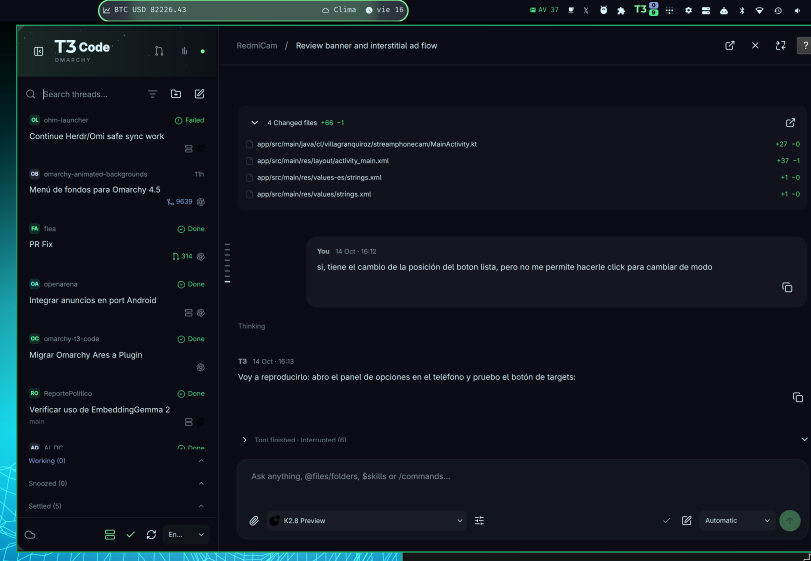
#> input picture docs/ui/reference/ot3-sidebar-and-thread.png, 2432 x 1682 px (shown at 1/3 size)
$ python make-comparisons.py
#> lines starting #> are read from the running program, lines starting #| are printed output that depends on the picture
"""Compose the evidence PNGs without changing the source screenshots (Pillow)."""
from pathlib import Path
from PIL import Image, ImageDraw, ImageFont

here = Path(__file__).resolve().parent
font_path = '/usr/share/fonts/truetype/dejavu/DejaVuSans.ttf'
font = ImageFont.truetype(font_path, 18)
small = ImageFont.truetype(font_path, 13)
reference = Image.open(here.parents[1] / 'reference/ot3-sidebar-and-thread.png').crop((40, 60, 510, 1210))
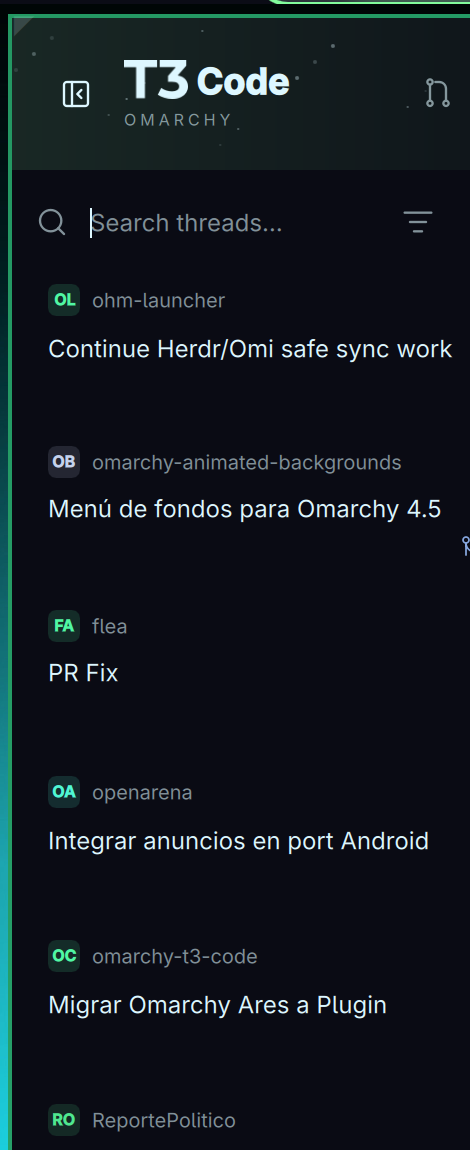
#> reference: PIL image 470x1150 RGB; mean R, G, B 17.2, 23.4, 30.2
sources = [
    ('ot3 reference: sidebar crop', reference),
    ('9df6d39 + rich fixture: Latte', Image.open(here / 'baseline-rich-home.png')),
    ('UI1i: same fixture / Latte', Image.open(here / 'after-rich-home.png')),
    ('UI1i: extra Tokyo Night view', Image.open(here / 'after-rich-dark-home.png')),
]
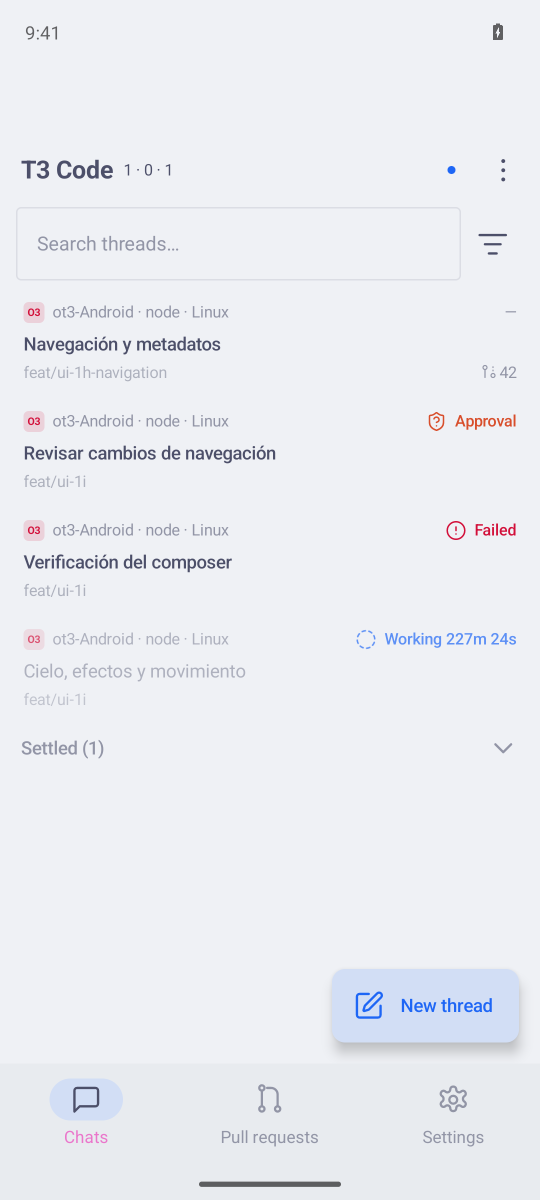
#> input picture docs/ui/compare/ui-1i/baseline-rich-home.png, 1080 x 2400 px (shown at 1/2 size)
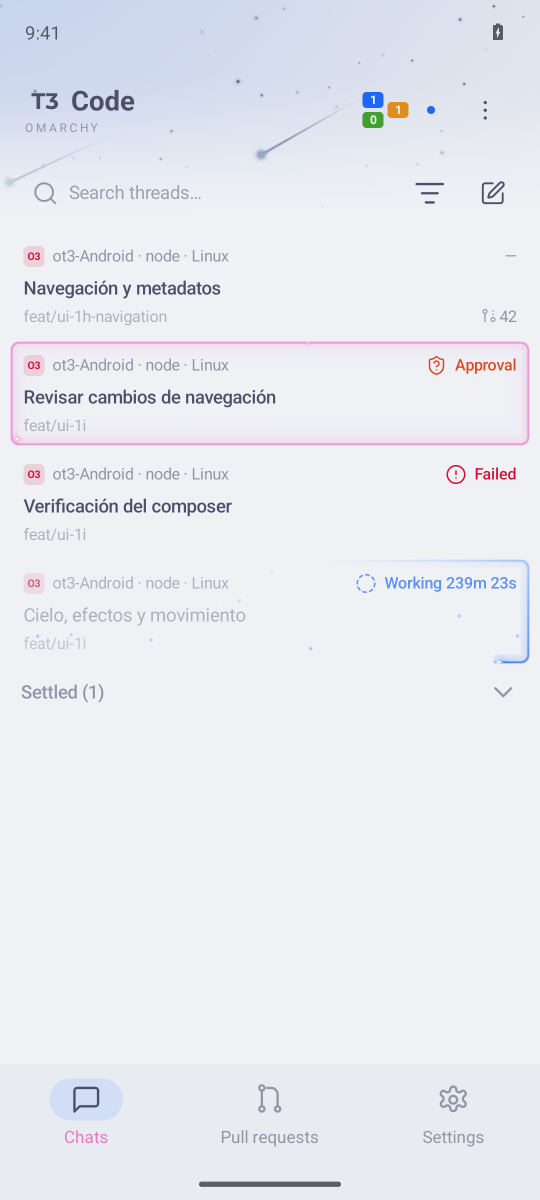
#> input picture docs/ui/compare/ui-1i/after-rich-home.png, 1080 x 2400 px (shown at 1/2 size)
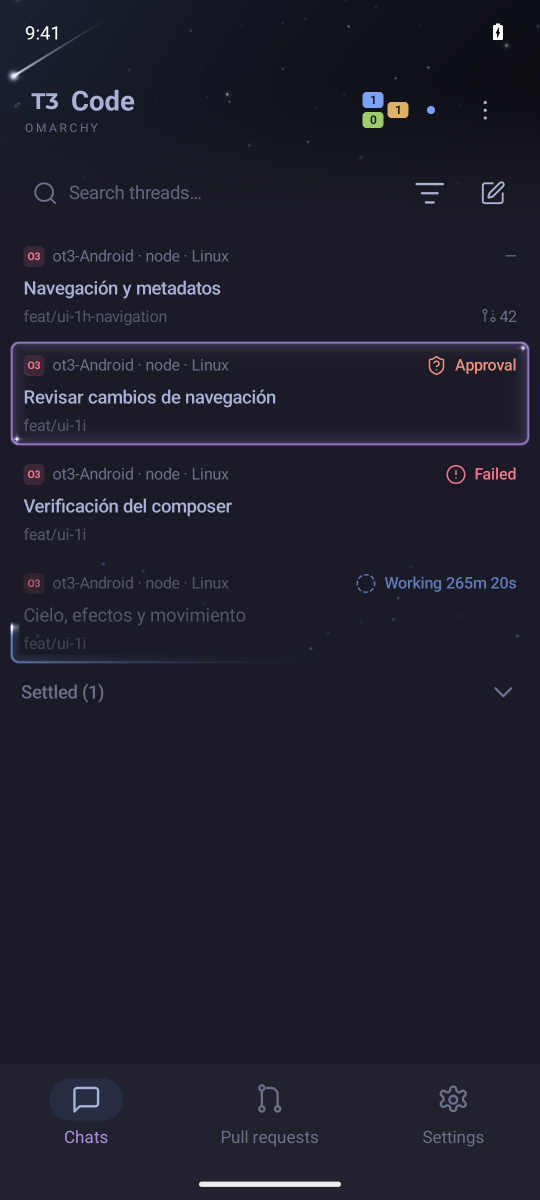
#> input picture docs/ui/compare/ui-1i/after-rich-dark-home.png, 1080 x 2400 px (shown at 1/2 size)
width, gap, top = 360, 16, 70
images = [im.resize((width, round(im.height * width / im.width))) for _, im in sources]
#> images = 4 items
out = Image.new('RGB', (gap + (width + gap) * 4, top + max(im.height for im in images) + 50), '#f6f6f6')
#> out: PIL image 1520x1001 RGB; every value is 246
draw = ImageDraw.Draw(out)
for i, ((label, _), im) in enumerate(zip(sources, images)):
    x = gap + i * (width + gap)
    draw.text((x, 12), label, font=font, fill='#222222')
    out.paste(im, (x, top))
#> this loop made 4 passes
#> (label, x) on passes 1 to 4: ('ot3 reference: sidebar crop', 16), ('9df6d39 + rich fixture: Latte', 392), ('UI1i: same fixture / Latte', 768), ('UI1i: extra Tokyo Night view', 1144)
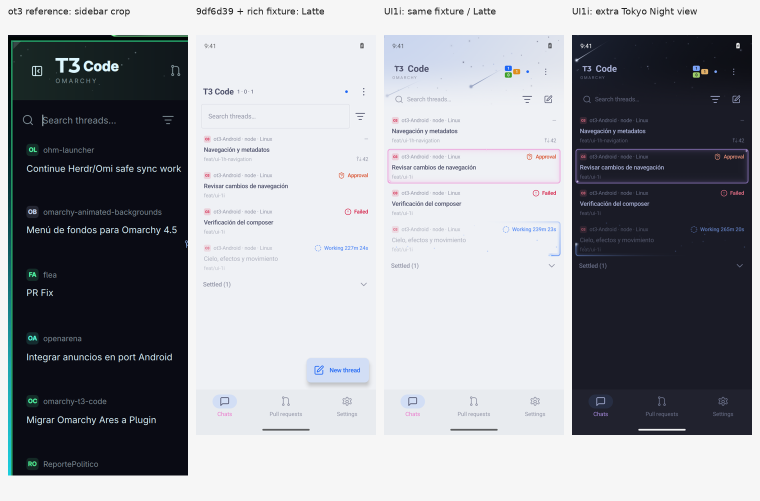
#> out: PIL image 1520x1001 RGB (shown at 1/2 size); mean R, G, B 152.1, 154.4, 160.2
draw.text((gap, out.height - 35), 'Different desktop theme/content. Compare composition and roles; source wins over old reference captures.', font=small, fill='#333333')
out.save(here / 'comparison-home.png')
out = Image.new('RGB', (932, 1070), '#f6f6f6')
#> out: PIL image 932x1070 RGB; every value is 246
draw = ImageDraw.Draw(out)
for i, (name, label) in enumerate([('before-chat.png', 'UI1h baseline / Latte'), ('after-chat.png', 'UI1i chrome / same content')]):
    x = 8 + i * 466
    draw.text((x + 4, 12), label, font=font, fill='#222222')
    out.paste(Image.open(here / name).resize((450, 1000)), (x, 50))
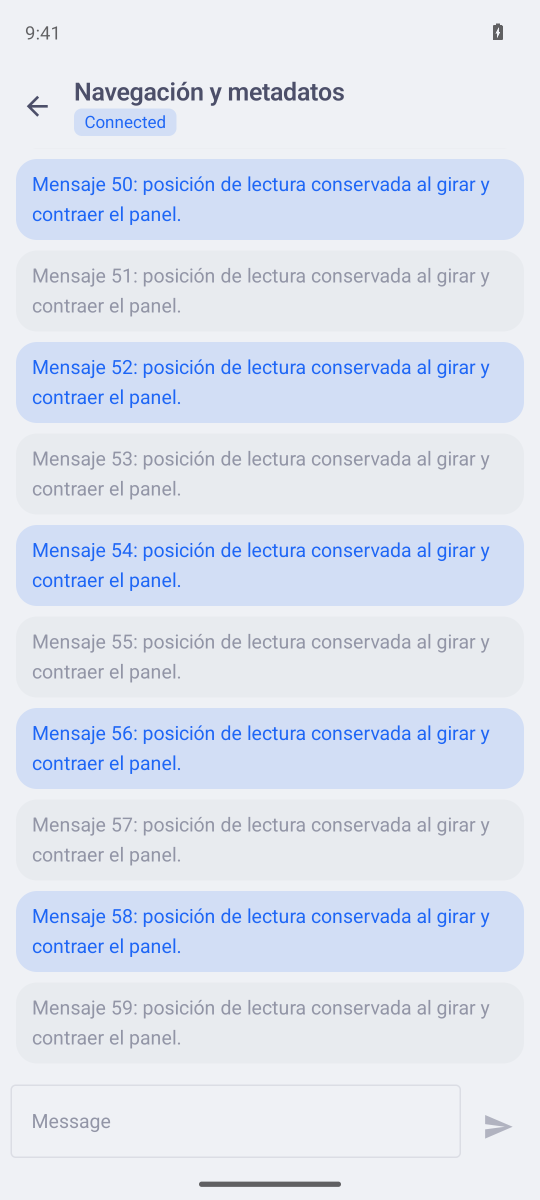
#> input picture docs/ui/compare/ui-1i/before-chat.png, 1080 x 2400 px (shown at 1/2 size)
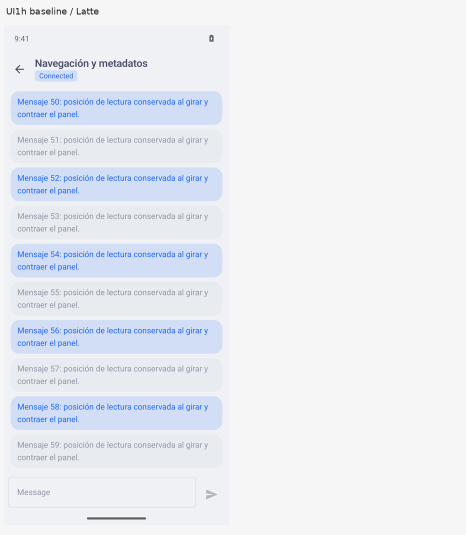
#> out: PIL image 932x1070 RGB (shown at 1/2 size); mean R, G, B 234.9, 237.9, 243.6
#> pass 2 of the loop `for i, (name, label) in enumerate([('before-chat.png', 'UI1h baseline ..`:
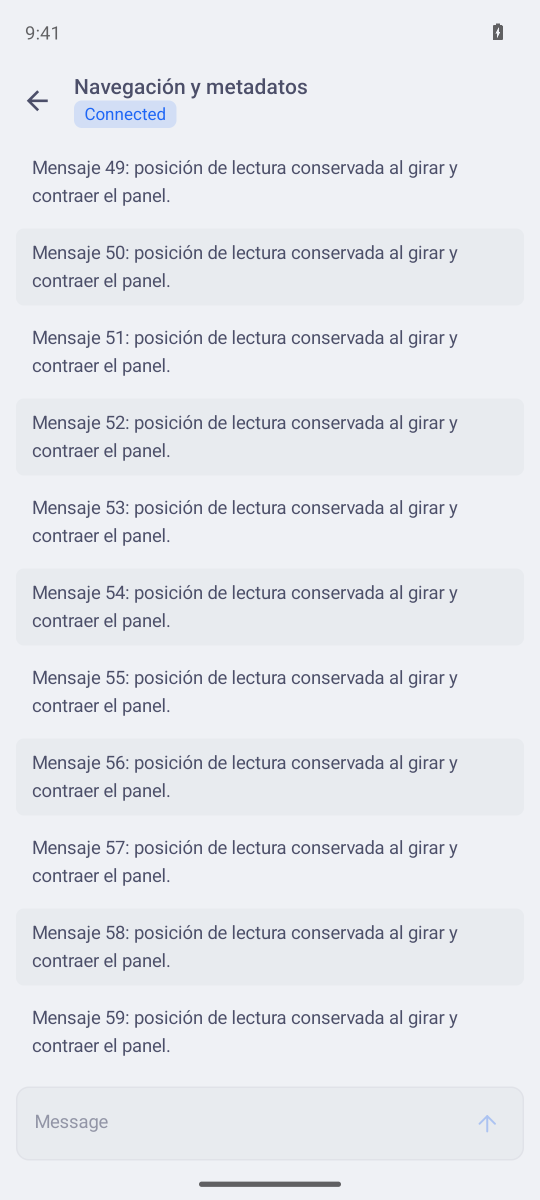
#> input picture docs/ui/compare/ui-1i/after-chat.png, 1080 x 2400 px (shown at 1/2 size)
#> `out.paste(Image.open(here / name).resize((450, 1000)), (x, 50))`:
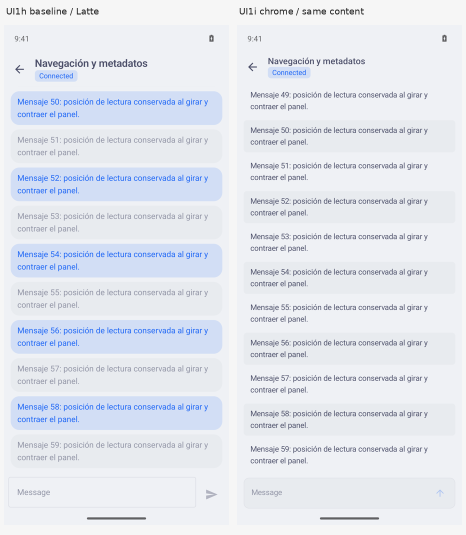
#> out: PIL image 932x1070 RGB (shown at 1/2 size); mean R, G, B 227.4, 231.5, 239.4
out.save(here / 'comparison-chat.png')
